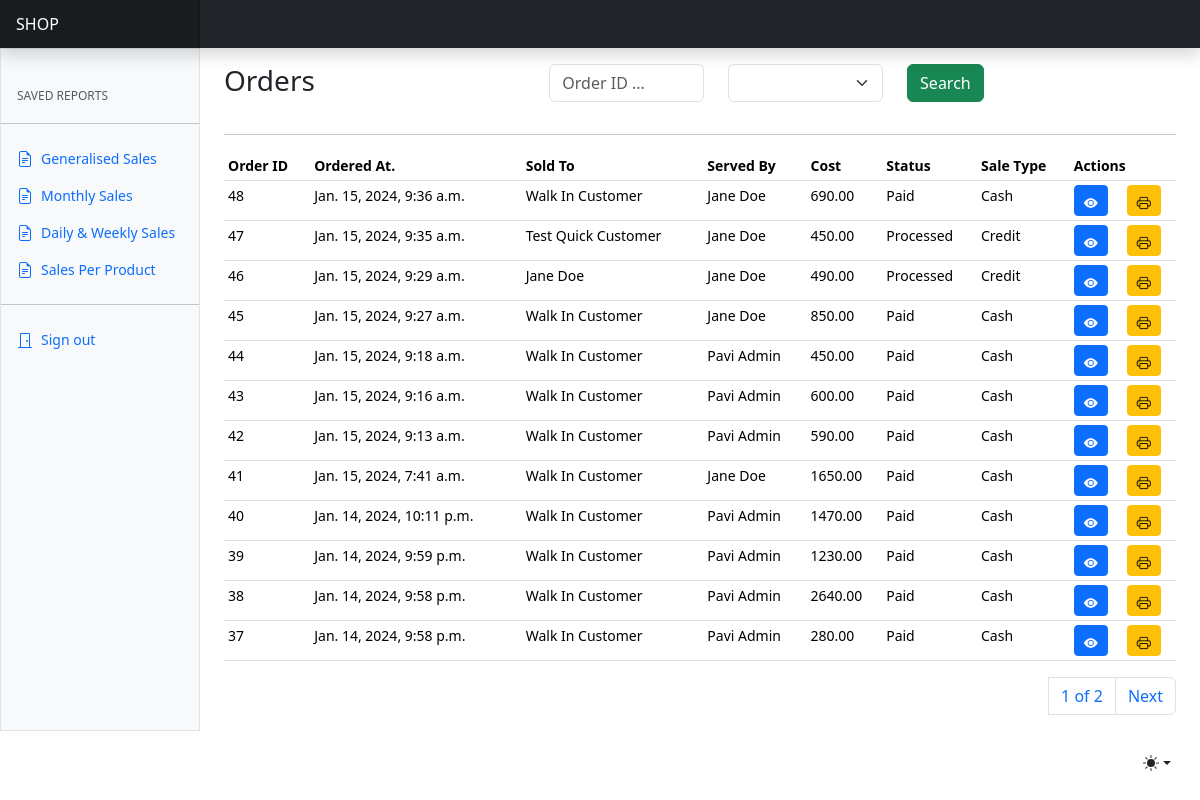
Page /pos/orders/ on the committed database.
### apps/pos/models.py (models this page shows, shortened)
class Order(AbstractBaseModel):
    customer = models.ForeignKey("users.Customer", on_delete=models.SET_NULL, null=True)
    total_cost = models.DecimalField(max_digits=20, decimal_places=2)
    status = models.CharField(max_length=255, choices=ORDER_STATUS_CHOICES)
    served_by = models.ForeignKey(
        settings.AUTH_USER_MODEL, on_delete=models.SET_NULL, null=True
    )
    payment_method = models.CharField(
        max_length=255, null=True, choices=PAYMENT_METHODS
    )
    order_receipt = models.FileField(upload_to="receipts/", null=True)
    order_type = models.CharField(max_length=255, choices=ORDER_TYPES, null=True)
    def items(self):
        return self.orderitems.all()

### apps/users/models.py (models this page shows, shortened)
class Customer(AbstractBaseModel):
    name = models.CharField(max_length=255)
    email = models.EmailField()
    phone_number = models.CharField(max_length=255, null=True)
    id_number = models.CharField(max_length=255, null=True)
    gender = models.CharField(max_length=255, null=True)
    address = models.CharField(max_length=255, null=True)
    city = models.CharField(max_length=255, null=True)
    country = models.CharField(max_length=255, null=True)
    def __str__(self):
        return self.name

class User(AbstractUser, AbstractBaseModel):
    role = models.CharField(choices=ROLE_CHOICES, max_length=32, null=True)
    phone_number = models.CharField(max_length=255, null=True)
    id_number = models.CharField(max_length=255, null=True)
    gender = models.CharField(max_length=255, null=True)
    position = models.CharField(max_length=255, null=True)
    def __str__(self):
        if self.first_name and self.last_name:
            return f"{self.first_name} {self.last_name}"
        else:
            return self.username

### apps/pos/views.py (the view, shortened to what this page needs)
# urls.py: path("orders/", orders, name="orders"),
def orders(request):
    orders = Order.objects.all().order_by("-created")
    paginator = Paginator(orders, 12)
    page_number = request.GET.get("page")
    page_obj = paginator.get_page(page_number)
    context = {"orders": orders, "page_obj": page_obj}
    return render(request, "orders/orders.html", context)

### apps/inventory/models.py (called while the page is built)
    def __str__(self):
        return self.name

### templates/orders/orders.html (shortened to what this page needs)
{% extends "base.html" %}
{% block content %}
<div class="row">
    <div class="col-4">
        <h3>Orders</h3>
    </div>
    <div class="col-8">
      <form method="POST">
        <div class="input-group mb-3">
          <div class="row">
            <div class="col-4">
              <input type="text" class="form-control" name="search_text" id="search_text" placeholder="Order ID ...">
            </div>
            <div class="col-4">
              <select class="form-select" id="sale_type" name="sale_type">
                <option value=""></option>
                <option value="Paid">Paid Sale</option>
              </select>
            </div>
            <div class="col-4">
              <button class="btn btn-success">Search</button>
            </div>
          </div>
        </div>
      </form>
    </div>
</div>
<hr/>
      <div class="table-responsive small">
        <table class="table table-sm">
          <thead>
            <tr>
              <th scope="col">Order ID</th>
              <th scope="col">Ordered At.</th>
              <th scope="col">Sold To</th>
              <th scope="col">Served By</th>
              <th scope="col">Cost</th>
              <th scope="col">Status</th>
              <th scope="col">Sale Type</th>
              <th scope="col" colspan="2">Actions</th>
            </tr>
          </thead>
          <tbody>
            {% for order in page_obj %}
            <tr>
              <td>{{order.id}}</td>
              <td>{{order.created}}</td>
              <td>{{order.customer}}</td>
              <td>{{order.served_by}}</td>
              <td>{{order.total_cost}}</td>
              <td>{{order.status}}</td>
              <td>{{order.payment_method}}</td>
              <td>
                <a href="#" class="btn btn-primary btn-sm" data-bs-toggle="modal" data-bs-target="#orderItemsModal{{ order.id }}"><i class="bi bi-eye-fill"></i></a>
              </td>
              <td><a href="{% url 'print-order' order.id %}" class="btn btn-warning btn-sm">
                <i class="bi bi-printer"></i>
              </a></td>
            </tr>
            {% endfor %}
          </tbody>
        </table>
        <div>
          <nav aria-label="Page navigation example">
            <ul class="pagination justify-content-end">
              <a class="page-link" href="#">{{ page_obj.number }} of {{ page_obj.paginator.num_pages }}</a>
              {% if page_obj.has_next %}
              <li class="page-item"><a class="page-link" href="?page={{ page_obj.next_page_number }}">Next</a></li>
              {% endif %}
            </ul>
          </nav>
        </div>
      </div>
{% endblock content %}

### static/dashboard.css (style rules this page uses)
.bi { display: inline-block; width: 1rem; height: 1rem; }

### templates/base.html (style rules this page uses)
.bi { vertical-align: -.125em; fill: currentColor; }

### rows in the picture
Order: id "48", created "Jan. 15, 2024, 9:36 a.m.", customer "Walk In Customer", served_by "Jane Doe", total_cost "690.00", status "Paid", payment_method "Cash"
Order: id "47", created "Jan. 15, 2024, 9:35 a.m.", customer "Test Quick Customer", served_by "Jane Doe", total_cost "450.00", status "Processed", payment_method "Credit"
Order: id "46", created "Jan. 15, 2024, 9:29 a.m.", customer "Jane Doe", served_by "Jane Doe", total_cost "490.00", status "Processed", payment_method "Credit"
Order: id "45", created "Jan. 15, 2024, 9:27 a.m.", customer "Walk In Customer", served_by "Jane Doe", total_cost "850.00", status "Paid", payment_method "Cash"
Order: id "44", created "Jan. 15, 2024, 9:18 a.m.", customer "Walk In Customer", served_by "Pavi Admin", total_cost "450.00", status "Paid", payment_method "Cash"
Order: id "43", created "Jan. 15, 2024, 9:16 a.m.", customer "Walk In Customer", served_by "Pavi Admin", total_cost "600.00", status "Paid", payment_method "Cash"
Order: id "42", created "Jan. 15, 2024, 9:13 a.m.", customer "Walk In Customer", served_by "Pavi Admin", total_cost "590.00", status "Paid", payment_method "Cash"
Order: id "41", created "Jan. 15, 2024, 7:41 a.m.", customer "Walk In Customer", served_by "Jane Doe", total_cost "1650.00", status "Paid", payment_method "Cash"
Order: id "40", created "Jan. 14, 2024, 10:11 p.m.", customer "Walk In Customer", served_by "Pavi Admin", total_cost "1470.00", status "Paid", payment_method "Cash"
Order: id "39", created "Jan. 14, 2024, 9:59 p.m.", customer "Walk In Customer", served_by "Pavi Admin", total_cost "1230.00", status "Paid", payment_method "Cash"
Order: id "38", created "Jan. 14, 2024, 9:58 p.m.", customer "Walk In Customer", served_by "Pavi Admin", total_cost "2640.00", status "Paid", payment_method "Cash"
Order: id "37", created "Jan. 14, 2024, 9:58 p.m.", customer "Walk In Customer", served_by "Pavi Admin", total_cost "280.00", status "Paid", payment_method "Cash"

### other values in the picture
{{ page_obj.number }} "1"
{{ page_obj.paginator.num_pages }} "2"
